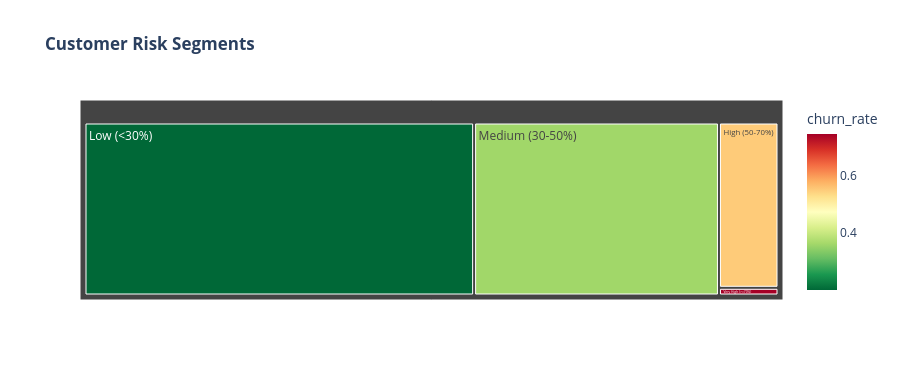

The cell this chart's notebook holds for it:
### Markdown cell above
## 9. Business Insights & ROI

### Code cell
res_df = pd.DataFrame({'prob':results['Stacking Ensemble']['prob_test'],'actual':y_test})
def seg(p):
    if p>=0.70: return 'Very High (>=70%)'
    elif p>=0.50: return 'High (50-70%)'
    elif p>=0.30: return 'Medium (30-50%)'
    return 'Low (<30%)'
res_df['segment'] = res_df['prob'].apply(seg)
s = res_df.groupby('segment').agg(count=('actual','count'),
    churn_rate=('actual','mean'), avg_prob=('prob','mean')).reset_index()
s['pct'] = s['count']/s['count'].sum()
print('Customer Risk Segmentation:')
display(s.style.background_gradient(subset=['churn_rate'],cmap='RdYlGn_r')
    .format({'churn_rate':'{:.1%}','avg_prob':'{:.1%}','pct':'{:.1%}'}))
fig = px.treemap(s, path=['segment'], values='count', color='churn_rate',
    color_continuous_scale='RdYlGn_r', title='<b>Customer Risk Segments</b>')
fig.update_layout(height=380, template='plotly_white'); fig.show()

### Figure 1 — Plotly figure (JSON) as saved in the notebook; plotly's stock layout.template omitted (floating-point values rounded to 4 significant figures)
{"data": [{"branchvalues": "total", "customdata": [[0.5496], [0.2017], [0.3601], [0.7436]], "domain": {"x": [0.0, 1.0], "y": [0.0, 1.0]}, "hovertemplate": "labels=%{label}<br>count=%{value}<br>parent=%{parent}<br>id=%{id}<br>churn_rate=%{color}<extra></extra>", "ids": ["High (50-70%)", "Low (<30%)", "Medium (30-50%)", "Very High (>=70%)"], "labels": ["High (50-70%)", "Low (<30%)", "Medium (30-50%)", "Very High (>=70%)"], "marker": {"coloraxis": "coloraxis", "colors": [0.5496, 0.2017, 0.3601, 0.7436]}, "name": "", "parents": ["", "", "", ""], "type": "treemap", "values": [837.0, 5732.0, 3602.0, 39.0]}], "layout": {"coloraxis": {"colorbar": {"title": {"text": "churn_rate"}}, "colorscale": [[0.0, "rgb(0,104,55)"], [0.1, "rgb(26,152,80)"], [0.2, "rgb(102,189,99)"], [0.3, "rgb(166,217,106)"], [0.4, "rgb(217,239,139)"], [0.5, "rgb(255,255,191)"], [0.6, "rgb(254,224,139)"], [0.7, "rgb(253,174,97)"], [0.8, "rgb(244,109,67)"], [0.9, "rgb(215,48,39)"], [1.0, "rgb(165,0,38)"]]}, "height": 380, "legend": {"tracegroupgap": 0}, "title": {"text": "<b>Customer Risk Segments</b>"}}}
